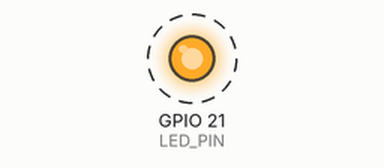
Simulated run of this sketch. Board: ESP32-C3. Parts: output pins drawn as LEDs (lit = HIGH). Dashed ring = blinking. What the sketch prints to the serial monitor is not drawn.

Above: at 0.2 s.
Timing chart, 0 to 3.0 s (numbered marks = the images above):
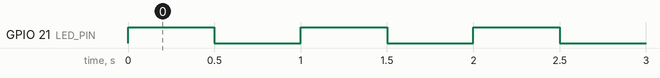

The sketch:

esp32c3_gpio21_led_test.ino
```cpp
#include <Arduino.h>

const int LED_PIN = 21;

void setup() {
  Serial.begin(115200);
  pinMode(LED_PIN, OUTPUT);
  digitalWrite(LED_PIN, LOW);
  Serial.println("GPIO21 LED test start");
}

void loop() {
  digitalWrite(LED_PIN, HIGH);
  Serial.println("GPIO21 HIGH");
  delay(500);

  digitalWrite(LED_PIN, LOW);
  Serial.println("GPIO21 LOW");
  delay(500);
}
```

Measured:
- by itself, GPIO 21 (LED_PIN): alternates HIGH for 0.50 s and LOW for 0.50 s
